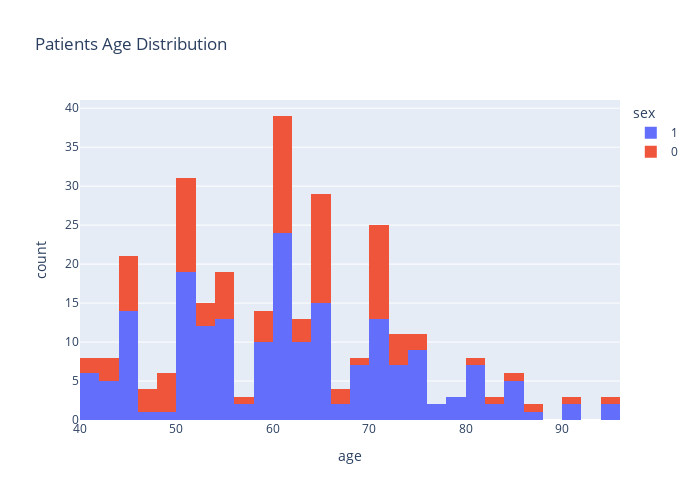

This figure's notebook cell:
### Code cell
plot_histogram(heart_data, 'age', 'sex', NBINS, 'Patients Age Distribution')

### Figure 1 — Plotly figure (JSON) as saved in the notebook; plotly's stock layout.template omitted (floating-point values rounded to 4 significant figures; data arrays with more than 128 entries replaced by an {"elided": "..."} marker saying what was removed)
{"data": [{"alignmentgroup": "True", "bingroup": "x", "hovertemplate": "sex=1<br>age=%{x}<br>count=%{y}<extra></extra>", "legendgroup": "1", "marker": {"color": "#636efa"}, "name": "1", "nbinsx": 50, "offsetgroup": "1", "orientation": "v", "showlegend": true, "type": "histogram", "x": {"elided": "194 float values"}, "xaxis": "x", "yaxis": "y"}, {"alignmentgroup": "True", "bingroup": "x", "hovertemplate": "sex=0<br>age=%{x}<br>count=%{y}<extra></extra>", "legendgroup": "0", "marker": {"color": "#EF553B"}, "name": "0", "nbinsx": 50, "offsetgroup": "0", "orientation": "v", "showlegend": true, "type": "histogram", "x": [65, 65, 49, 70, 48, 65, 65, 75, 95, 50, 50, 82, 60, 50, 60, 57, 53, 60, 70, 60, 50, 45, 42, 70, 70, 55, 70, 60, 59, 42, 58, 70, 60, 63, 60, 72, 70, 58, 60, 85, 65, 86, 66, 60, 60, 43, 46, 58, 46, 65, 62, 46, 50, 61, 72, 65, 52, 50, 80, 65, 70, 49, 50, 60, 60.67, 40, 64, 45, 65, 50, 50, 40, 60, 49, 48, 70, 54, 55, 75, 65, 72, 60, 65, 70, 73, 53, 50, 55, 70, 65, 62, 68, 45, 51, 67, 45, 70, 50, 55, 45, 65, 90, 45, 55, 45], "xaxis": "x", "yaxis": "y"}], "layout": {"barmode": "relative", "height": 500, "legend": {"title": {"text": "sex"}, "tracegroupgap": 0}, "title": {"text": "Patients Age Distribution"}, "width": 700, "xaxis": {"anchor": "y", "domain": [0, 1], "title": {"text": "age"}}, "yaxis": {"anchor": "x", "domain": [0, 1], "title": {"text": "count"}}}}
